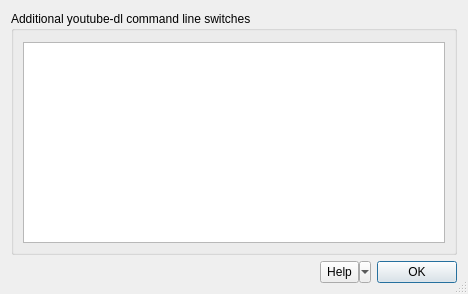
<?xml version="1.0" encoding="UTF-8"?>
<ui version="4.0">
 <class>AdditionalSwitches</class>
 <widget class="QDialog" name="AdditionalSwitches">
  <property name="windowModality">
   <enum>Qt::ApplicationModal</enum>
  </property>
  <property name="geometry">
   <rect>
    <x>0</x>
    <y>0</y>
    <width>468</width>
    <height>294</height>
   </rect>
  </property>
  <property name="windowTitle">
   <string>Additional switches</string>
  </property>
  <property name="windowIcon">
   <iconset>
    <normaloff>../assets/ytdl.png</normaloff>../assets/ytdl.png</iconset>
  </property>
  <property name="locale">
   <locale language="English" country="UnitedKingdom"/>
  </property>
  <property name="sizeGripEnabled">
   <bool>true</bool>
  </property>
  <property name="modal">
   <bool>true</bool>
  </property>
  <layout class="QGridLayout" name="gridLayout_2">
   <item row="1" column="3">
    <widget class="QPushButton" name="OkButton">
     <property name="sizePolicy">
      <sizepolicy hsizetype="Fixed" vsizetype="Fixed">
       <horstretch>0</horstretch>
       <verstretch>0</verstretch>
      </sizepolicy>
     </property>
     <property name="text">
      <string>OK</string>
     </property>
    </widget>
   </item>
   <item row="0" column="0" colspan="4">
    <widget class="QGroupBox" name="GroupBox">
     <property name="sizePolicy">
      <sizepolicy hsizetype="Expanding" vsizetype="Expanding">
       <horstretch>1</horstretch>
       <verstretch>1</verstretch>
      </sizepolicy>
     </property>
     <property name="title">
      <string>Additional youtube-dl command line switches</string>
     </property>
     <layout class="QGridLayout" name="gridLayout">
      <property name="topMargin">
       <number>11</number>
      </property>
      <item row="0" column="0">
       <widget class="QTextEdit" name="TextEdit"/>
      </item>
     </layout>
    </widget>
   </item>
   <item row="1" column="2">
    <widget class="QToolButton" name="HelpMenu">
     <property name="sizePolicy">
      <sizepolicy hsizetype="Fixed" vsizetype="Preferred">
       <horstretch>0</horstretch>
       <verstretch>0</verstretch>
      </sizepolicy>
     </property>
     <property name="minimumSize">
      <size>
       <width>0</width>
       <height>0</height>
      </size>
     </property>
     <property name="maximumSize">
      <size>
       <width>16777215</width>
       <height>16777215</height>
      </size>
     </property>
     <property name="text">
      <string>Help</string>
     </property>
     <property name="icon">
      <iconset>
       <normaloff>../assets/help_index.png</normaloff>../assets/help_index.png</iconset>
     </property>
     <property name="popupMode">
      <enum>QToolButton::MenuButtonPopup</enum>
     </property>
     <property name="toolButtonStyle">
      <enum>Qt::ToolButtonTextBesideIcon</enum>
     </property>
    </widget>
   </item>
   <item row="1" column="0" colspan="2">
    <spacer name="hSpacer1">
     <property name="orientation">
      <enum>Qt::Horizontal</enum>
     </property>
     <property name="sizeHint" stdset="0">
      <size>
       <width>40</width>
       <height>20</height>
      </size>
     </property>
    </spacer>
   </item>
  </layout>
 </widget>
 <resources/>
 <connections/>
</ui>
